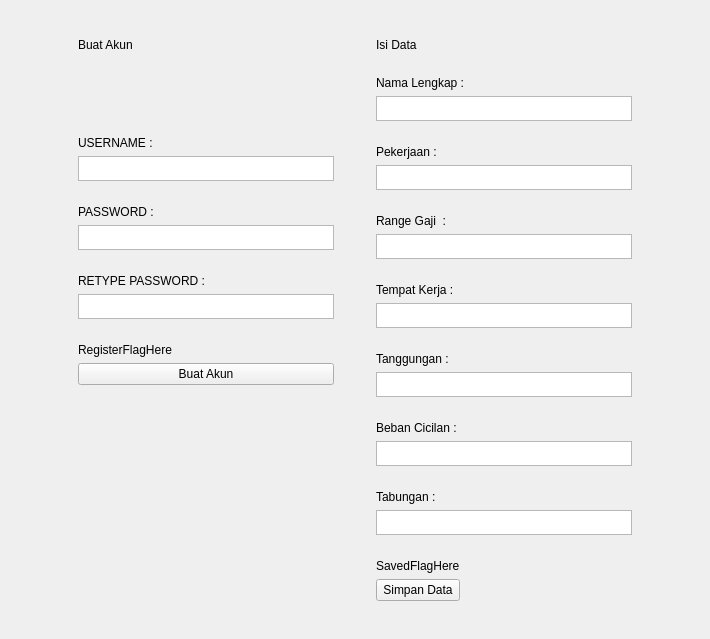
            <widget class="QWidget" name="CreatePage">
             <layout class="QHBoxLayout" name="horizontalLayout_22">
              <item>
               <widget class="QWidget" name="CreatePageSubContainer" native="true">
                <layout class="QHBoxLayout" name="horizontalLayout_24">
                 <item>
                  <spacer name="horizontalSpacer_7">
                   <property name="orientation">
                    <enum>Qt::Horizontal</enum>
                   </property>
                   <property name="sizeType">
                    <enum>QSizePolicy::Fixed</enum>
                   </property>
                   <property name="sizeHint" stdset="0">
                    <size>
                     <width>40</width>
                     <height>20</height>
                    </size>
                   </property>
                  </spacer>
                 </item>
                 <item>
                  <widget class="QWidget" name="KolomAkun" native="true">
                   <layout class="QVBoxLayout" name="verticalLayout_10">
                    <item alignment="Qt::AlignTop">
                     <widget class="QWidget" name="BuatAkunContainer" native="true">
                      <layout class="QVBoxLayout" name="verticalLayout_11">
                       <item alignment="Qt::AlignTop">
                        <widget class="QLabel" name="BuatAkunLabel">
                         <property name="text">
                          <string>Buat Akun</string>
                         </property>
                        </widget>
                       </item>
                      </layout>
                     </widget>
                    </item>
                    <item>
                     <spacer name="verticalSpacer_4">
                      <property name="orientation">
                       <enum>Qt::Vertical</enum>
                      </property>
                      <property name="sizeType">
                       <enum>QSizePolicy::Preferred</enum>
                      </property>
                      <property name="sizeHint" stdset="0">
                       <size>
                        <width>20</width>
                        <height>60</height>
                       </size>
                      </property>
                     </spacer>
                    </item>
                    <item alignment="Qt::AlignTop">
                     <widget class="QWidget" name="BuatUserContainer" native="true">
                      <layout class="QVBoxLayout" name="verticalLayout_12">
                       <item>
                        <widget class="QLabel" name="BuatUsernameLabel">
                         <property name="text">
                          <string>USERNAME :</string>
                         </property>
                        </widget>
                       </item>
                       <item>
                        <widget class="QTextEdit" name="BuatUserBox">
                         <property name="maximumSize">
                          <size>
                           <width>300</width>
                           <height>25</height>
                          </size>
                         </property>
                        </widget>
                       </item>
                      </layout>
                     </widget>
                    </item>
                    <item alignment="Qt::AlignTop">
                     <widget class="QWidget" name="BuatPasswordContainer" native="true">
                      <layout class="QVBoxLayout" name="verticalLayout_13">
                       <item>
                        <widget class="QLabel" name="BuatPasswordLabel">
                         <property name="text">
                          <string>PASSWORD :</string>
                         </property>
                        </widget>
                       </item>
                       <item>
                        <widget class="QTextEdit" name="BuatPasswordBox">
                         <property name="maximumSize">
                          <size>
                           <width>300</width>
                           <height>25</height>
                          </size>
                         </property>
                        </widget>
                       </item>
                      </layout>
                     </widget>
                    </item>
                    <item alignment="Qt::AlignTop">
                     <widget class="QWidget" name="RePassContainer" native="true">
                      <layout class="QVBoxLayout" name="verticalLayout_14">
                       <item>
                        <widget class="QLabel" name="RePassLabel">
                         <property name="text">
                          <string>RETYPE PASSWORD :</string>
                         </property>
                        </widget>
                       </item>
                       <item>
                        <widget class="QTextEdit" name="RePassBox">
                         <property name="maximumSize">
                          <size>
                           <width>300</width>
                           <height>25</height>
                          </size>
                         </property>
                        </widget>
                       </item>
                      </layout>
                     </widget>
                    </item>
                    <item alignment="Qt::AlignTop">
                     <widget class="QWidget" name="BuatAkunButContainer" native="true">
                      <layout class="QVBoxLayout" name="verticalLayout_5">
                       <item>
                        <widget class="QLabel" name="RegisterFlag">
                         <property name="text">
                          <string>RegisterFlagHere</string>
                         </property>
                        </widget>
                       </item>
                       <item>
                        <widget class="QPushButton" name="BuatAkunButton">
                         <property name="text">
                          <string>Buat Akun</string>
                         </property>
                        </widget>
                       </item>
                      </layout>
                     </widget>
                    </item>
                    <item>
                     <spacer name="verticalSpacer_5">
                      <property name="orientation">
                       <enum>Qt::Vertical</enum>
                      </property>
                      <property name="sizeHint" stdset="0">
                       <size>
                        <width>20</width>
                        <height>40</height>
                       </size>
                      </property>
                     </spacer>
                    </item>
                   </layout>
                  </widget>
                 </item>
                 <item alignment="Qt::AlignTop">
                  <widget class="QWidget" name="KolomData" native="true">
                   <layout class="QVBoxLayout" name="verticalLayout_15">
                    <item alignment="Qt::AlignTop">
                     <widget class="QWidget" name="IsiDataContainer" native="true">
                      <layout class="QVBoxLayout" name="verticalLayout_16">
                       <item alignment="Qt::AlignTop">
                        <widget class="QLabel" name="IsiDataLabel">
                         <property name="text">
                          <string>Isi Data</string>
                         </property>
                        </widget>
                       </item>
                      </layout>
                     </widget>
                    </item>
                    <item alignment="Qt::AlignTop">
                     <widget class="QWidget" name="NamaContainer" native="true">
                      <layout class="QVBoxLayout" name="verticalLayout_17">
                       <item>
                        <widget class="QLabel" name="NamaLabel">
                         <property name="text">
                          <string>Nama Lengkap :</string>
                         </property>
                        </widget>
                       </item>
                       <item>
                        <widget class="QTextEdit" name="NamaBox">
                         <property name="maximumSize">
                          <size>
                           <width>300</width>
                           <height>25</height>
                          </size>
                         </property>
                        </widget>
                       </item>
                      </layout>
                     </widget>
                    </item>
                    <item alignment="Qt::AlignTop">
                     <widget class="QWidget" name="PekerjaanContainer" native="true">
                      <layout class="QVBoxLayout" name="verticalLayout_18">
                       <item>
                        <widget class="QLabel" name="PekerjaanLabel">
                         <property name="text">
                          <string>Pekerjaan :</string>
                         </property>
                        </widget>
                       </item>
                       <item>
                        <widget class="QTextEdit" name="PekerjaanBox">
                         <property name="maximumSize">
                          <size>
                           <width>300</width>
                           <height>25</height>
                          </size>
                         </property>
                        </widget>
                       </item>
                      </layout>
                     </widget>
                    </item>
                    <item alignment="Qt::AlignTop">
                     <widget class="QWidget" name="GajiContainer" native="true">
                      <layout class="QVBoxLayout" name="verticalLayout_19">
                       <item>
                        <widget class="QLabel" name="GajiLabel">
                         <property name="text">
                          <string>Range Gaji  :</string>
                         </property>
                        </widget>
                       </item>
                       <item>
                        <widget class="QTextEdit" name="GajiBox">
                         <property name="maximumSize">
                          <size>
                           <width>300</width>
                           <height>25</height>
                          </size>
                         </property>
                        </widget>
                       </item>
                      </layout>
                     </widget>
                    </item>
                    <item alignment="Qt::AlignTop">
                     <widget class="QWidget" name="TempatKerjaContainer" native="true">
                      <layout class="QVBoxLayout" name="verticalLayout_20">
                       <item>
                        <widget class="QLabel" name="TempatKerjaLabel">
                         <property name="text">
                          <string>Tempat Kerja :</string>
                         </property>
                        </widget>
                       </item>
                       <item>
                        <widget class="QTextEdit" name="TempatKerjaBox">
                         <property name="maximumSize">
                          <size>
                           <width>300</width>
                           <height>25</height>
                          </size>
                         </property>
                        </widget>
                       </item>
                      </layout>
                     </widget>
                    </item>
                    <item alignment="Qt::AlignTop">
                     <widget class="QWidget" name="TanggunganContainer" native="true">
                      <layout class="QVBoxLayout" name="verticalLayout_21">
                       <item>
                        <widget class="QLabel" name="TanggunganLabel">
                         <property name="text">
                          <string>Tanggungan :</string>
                         </property>
                        </widget>
                       </item>
                       <item>
                        <widget class="QTextEdit" name="TanggunganBox">
                         <property name="maximumSize">
                          <size>
                           <width>300</width>
                           <height>25</height>
                          </size>
                         </property>
                        </widget>
                       </item>
                      </layout>
                     </widget>
                    </item>
                    <item alignment="Qt::AlignTop">
                     <widget class="QWidget" name="CicilanContainer" native="true">
                      <layout class="QVBoxLayout" name="verticalLayout_22">
                       <item>
                        <widget class="QLabel" name="CicilanLabel">
                         <property name="text">
                          <string>Beban Cicilan :</string>
                         </property>
                        </widget>
                       </item>
                       <item>
                        <widget class="QTextEdit" name="CicilanBox">
                         <property name="maximumSize">
                          <size>
                           <width>300</width>
                           <height>25</height>
                          </size>
                         </property>
                        </widget>
                       </item>
                      </layout>
                     </widget>
                    </item>
                    <item alignment="Qt::AlignTop">
                     <widget class="QWidget" name="TabunganContainer" native="true">
                      <layout class="QVBoxLayout" name="verticalLayout_23">
                       <item>
                        <widget class="QLabel" name="TabunganLabel">
                         <property name="text">
                          <string>Tabungan :</string>
                         </property>
                        </widget>
                       </item>
                       <item>
                        <widget class="QTextEdit" name="TabunganBox">
                         <property name="maximumSize">
                          <size>
                           <width>300</width>
                           <height>25</height>
                          </size>
                         </property>
                        </widget>
                       </item>
                      </layout>
                     </widget>
                    </item>
                    <item alignment="Qt::AlignLeft">
                     <widget class="QWidget" name="SimpanDataContainer" native="true">
                      <layout class="QVBoxLayout" name="verticalLayout_24">
                       <item>
                        <widget class="QLabel" name="SavedFlag">
                         <property name="text">
                          <string>SavedFlagHere</string>
                         </property>
                        </widget>
                       </item>
                       <item>
                        <widget class="QPushButton" name="SimpanDataButton">
                         <property name="text">
                          <string>Simpan Data</string>
                         </property>
                        </widget>
                       </item>
                      </layout>
                     </widget>
                    </item>
                   </layout>
                  </widget>
                 </item>
                 <item>
                  <spacer name="horizontalSpacer_8">
                   <property name="orientation">
                    <enum>Qt::Horizontal</enum>
                   </property>
                   <property name="sizeHint" stdset="0">
                    <size>
                     <width>40</width>
                     <height>20</height>
                    </size>
                   </property>
                  </spacer>
                 </item>
                </layout>
               </widget>
              </item>
             </layout>
            </widget>
